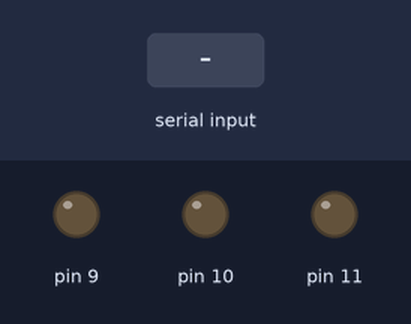
The sketch below on a simulated Arduino Uno, built with avr-gcc and run on an emulated ATmega328P. Parts: output pins drawn as LEDs (lit = HIGH). Inputs (shaded band) come from the test bench.

Above: at 1.2 s.
1.3 s: "d" received over Serial
At 2.4 s:
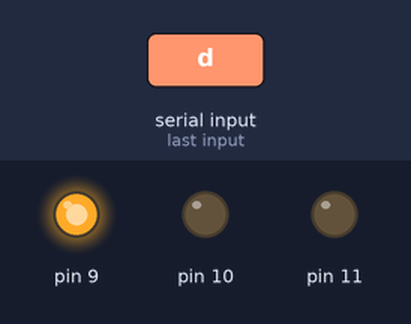
2.8 s: "f" received over Serial
At 3.5 s:
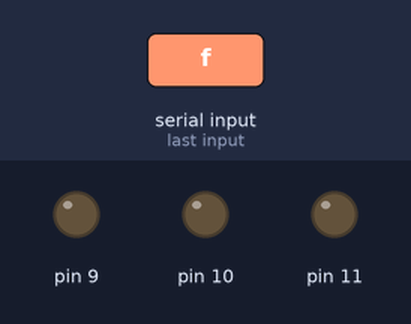
Timing chart, 0 to 5.8 s (numbered marks = the images above; inputs shaded):
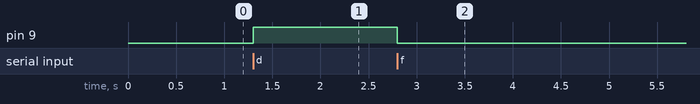

Measured:
- after the input at 1.3 s, pin 9: LOW → HIGH at once
- after the input at 2.8 s, pin 9: HIGH → LOW at once

The sketch:

202010122_Serial_LED.ino
```cpp
int a = 3;//int - 정수(1,0,-1)
float b = 2.5; // float= 실수(소수-2.5)
char c = 'e';// char - 문자열


void setup() {
  pinMode(9,OUTPUT);
  pinMode(10,OUTPUT);
  pinMode(11,OUTPUT);
  Serial.begin(9600);

}

void loop() {
  if(Serial.available()>0){
    char c = Serial.read();
    if(c == 'd'){
      digitalWrite(9,HIGH);
    }
    if(c == 'f'){
      digitalWrite(9,LOW);{
      }
    }


}
}
```
